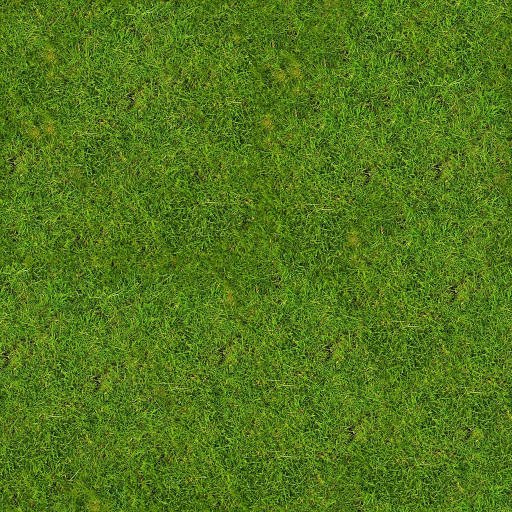
#> input picture _src/kit/grass.jpg, 1024 x 1024 px (shown at 1/2 size)
$ python mosaic.py grass.jpg grass.jpg 5
#> lines starting #> are read from the running program, lines starting #| are printed output that depends on the picture
import cv2,numpy as np,glob,sys
pat, out = sys.argv[1], sys.argv[2]
cols = int(sys.argv[3]) if len(sys.argv)>3 else 3
fs=sorted(glob.glob(pat)); ims=[]
for f in fs:
    im=cv2.resize(cv2.imread(f),(640,360)); t=float(f.split('_')[-1][:-4]); cv2.putText(im,f"bar {t/(240/float(__import__('os').environ.get('BPM','124'))):.2f}",(8,22),cv2.FONT_HERSHEY_SIMPLEX,0.6,(0,255,255),2); ims.append(im)
#> after `im = cv2.resize(cv2.imread(f), (640, 360))`:
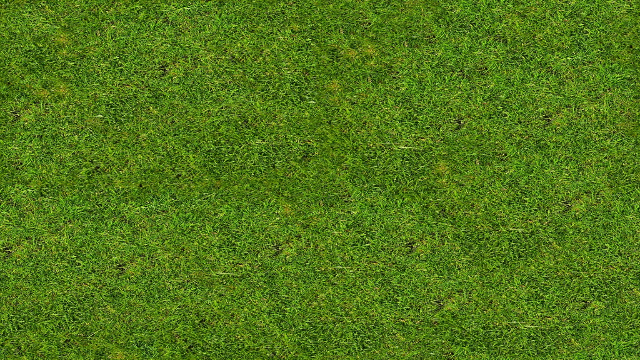
#> im: shape (360, 640, 3); mean B, G, R 26.7, 118.8, 82.5
#> (the run stopped early here; a loop or call above may not have finished)
